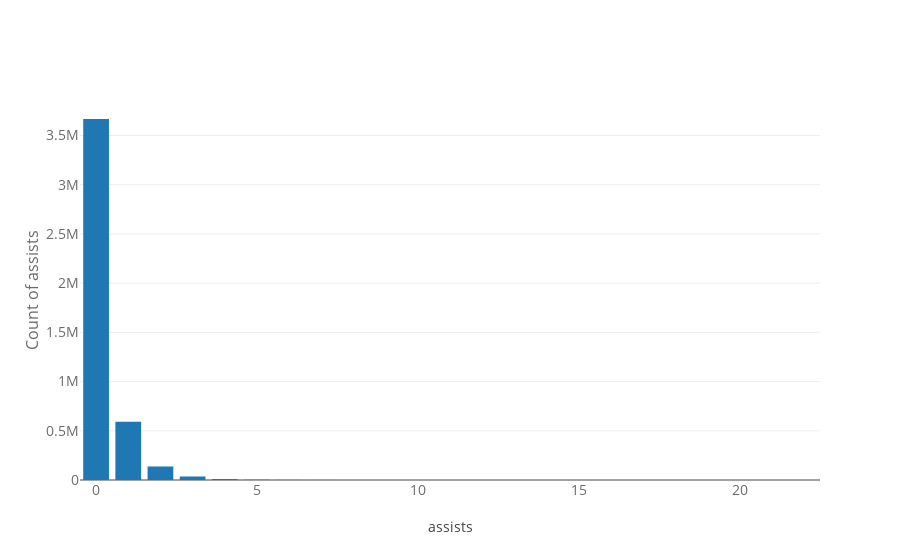

Notebook code for this chart:
### Markdown cell above
### Data description detail
This game is simple. Pick up your weapons, walk around, kill enemies and survive until the end. So if you look at the variables, kill and ride will come out and if you stay alive you will win.

assists : The assists means that i don't kill enemy but help kill enemy. So when you look at the variable, there is also a kill. In other words, if I kill the enemy? kill +1. but if I did not kill the enemy but helped kill the enemy?assists + 1.

### Code cell
temp = df_train['assists'].value_counts().sort_values(ascending=False)

#print("Total number of states : ",len(temp))
trace = go.Bar(
    x = temp.index,
    y = (temp)
)
data = [trace]
layout = go.Layout(
    title = "",
    xaxis=dict(
        title='assists',
        tickfont=dict(
            size=14,
            color='rgb(107, 107, 107)'
        )
    ),
    yaxis=dict(
        title='Count of assists',
        titlefont=dict(
            size=16,
            color='rgb(107, 107, 107)'
        ),
        tickfont=dict(
            size=14,
            color='rgb(107, 107, 107)'
        )
)
)
fig = go.Figure(data=data, layout=layout)
py.iplot(fig, filename='schoolStateNames')

### Figure 1 — Plotly figure (JSON) as saved in the notebook; plotly's stock layout.template omitted (floating-point values rounded to 4 significant figures)
{"data": [{"x": [0, 1, 2, 3, 4, 5, 6, 7, 8, 9, 10, 11, 12, 13, 15, 14, 17, 20, 21, 22], "y": [3667660, 591883, 137144, 35640, 9990, 2892, 976, 387, 185, 84, 48, 27, 20, 16, 7, 2, 2, 1, 1, 1], "type": "bar", "uid": "ed2f63e2-db95-11e8-a172-afa9c0d857b7"}], "layout": {"title": "", "xaxis": {"tickfont": {"color": "rgb(107, 107, 107)", "size": 14}, "title": "assists"}, "yaxis": {"tickfont": {"color": "rgb(107, 107, 107)", "size": 14}, "title": "Count of assists", "titlefont": {"color": "rgb(107, 107, 107)", "size": 16}}}}
